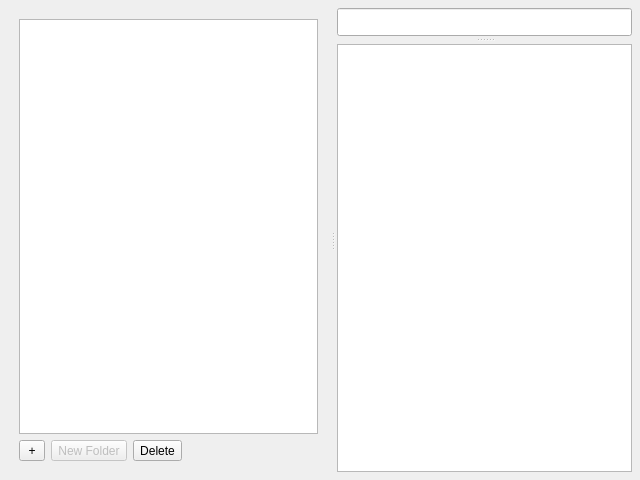
<?xml version="1.0" encoding="UTF-8"?>
<ui version="4.0">
 <class>Deltanote</class>
 <widget class="QMainWindow" name="Deltanote">
  <property name="geometry">
   <rect>
    <x>0</x>
    <y>0</y>
    <width>640</width>
    <height>480</height>
   </rect>
  </property>
  <property name="minimumSize">
   <size>
    <width>320</width>
    <height>200</height>
   </size>
  </property>
  <property name="windowTitle">
   <string>Deltanote</string>
  </property>
  <property name="toolTipDuration">
   <number>-3</number>
  </property>
  <widget class="QWidget" name="centralWidget">
   <layout class="QHBoxLayout" name="horizontalLayout_2">
    <property name="spacing">
     <number>8</number>
    </property>
    <property name="leftMargin">
     <number>8</number>
    </property>
    <property name="topMargin">
     <number>8</number>
    </property>
    <property name="rightMargin">
     <number>8</number>
    </property>
    <property name="bottomMargin">
     <number>8</number>
    </property>
    <item>
     <widget class="QSplitter" name="splitter_2">
      <property name="orientation">
       <enum>Qt::Horizontal</enum>
      </property>
      <property name="opaqueResize">
       <bool>true</bool>
      </property>
      <property name="handleWidth">
       <number>8</number>
      </property>
      <property name="childrenCollapsible">
       <bool>false</bool>
      </property>
      <widget class="QWidget" name="layoutWidget">
       <layout class="QVBoxLayout" name="verticalLayout">
        <item>
         <widget class="QTreeView" name="treeView">
          <property name="sizePolicy">
           <sizepolicy hsizetype="Preferred" vsizetype="Expanding">
            <horstretch>0</horstretch>
            <verstretch>0</verstretch>
           </sizepolicy>
          </property>
          <property name="minimumSize">
           <size>
            <width>0</width>
            <height>0</height>
           </size>
          </property>
          <property name="maximumSize">
           <size>
            <width>16777215</width>
            <height>16777215</height>
           </size>
          </property>
          <property name="alternatingRowColors">
           <bool>true</bool>
          </property>
          <property name="indentation">
           <number>4</number>
          </property>
          <property name="rootIsDecorated">
           <bool>true</bool>
          </property>
          <property name="sortingEnabled">
           <bool>true</bool>
          </property>
          <property name="animated">
           <bool>false</bool>
          </property>
          <property name="headerHidden">
           <bool>false</bool>
          </property>
          <attribute name="headerDefaultSectionSize">
           <number>128</number>
          </attribute>
          <attribute name="headerMinimumSectionSize">
           <number>32</number>
          </attribute>
         </widget>
        </item>
        <item>
         <layout class="QHBoxLayout" name="horizontalLayout">
          <item>
           <widget class="QToolButton" name="addNoteButton">
            <property name="enabled">
             <bool>true</bool>
            </property>
            <property name="minimumSize">
             <size>
              <width>26</width>
              <height>0</height>
             </size>
            </property>
            <property name="text">
             <string>+</string>
            </property>
           </widget>
          </item>
          <item>
           <widget class="QToolButton" name="newFolderButton">
            <property name="enabled">
             <bool>false</bool>
            </property>
            <property name="text">
             <string>New Folder</string>
            </property>
           </widget>
          </item>
          <item>
           <widget class="QToolButton" name="deleteButton">
            <property name="enabled">
             <bool>true</bool>
            </property>
            <property name="text">
             <string>Delete</string>
            </property>
           </widget>
          </item>
          <item>
           <spacer name="horizontalSpacer">
            <property name="orientation">
             <enum>Qt::Horizontal</enum>
            </property>
            <property name="sizeHint" stdset="0">
             <size>
              <width>40</width>
              <height>20</height>
             </size>
            </property>
           </spacer>
          </item>
         </layout>
        </item>
       </layout>
      </widget>
      <widget class="QSplitter" name="splitter">
       <property name="orientation">
        <enum>Qt::Vertical</enum>
       </property>
       <property name="handleWidth">
        <number>8</number>
       </property>
       <property name="childrenCollapsible">
        <bool>false</bool>
       </property>
       <widget class="QLineEdit" name="lineEdit">
        <property name="enabled">
         <bool>true</bool>
        </property>
        <property name="maximumSize">
         <size>
          <width>16777215</width>
          <height>28</height>
         </size>
        </property>
        <property name="font">
         <font>
          <pointsize>14</pointsize>
          <weight>75</weight>
          <bold>true</bold>
         </font>
        </property>
        <property name="placeholderText">
         <string/>
        </property>
       </widget>
       <widget class="QTextEdit" name="textEdit"/>
      </widget>
     </widget>
    </item>
   </layout>
  </widget>
  <widget class="QMenuBar" name="menuBar">
   <property name="enabled">
    <bool>false</bool>
   </property>
   <property name="geometry">
    <rect>
     <x>0</x>
     <y>0</y>
     <width>640</width>
     <height>25</height>
    </rect>
   </property>
  </widget>
 </widget>
 <layoutdefault spacing="6" margin="11"/>
 <resources/>
 <connections/>
</ui>
